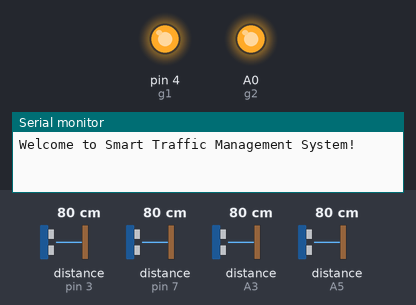
Recording of a sketch running on a simulated Arduino Uno, built with avr-gcc and run on an emulated ATmega328P. Shown: output pins drawn as LEDs (lit = HIGH), the last lines printed to the serial monitor. Wiring (inferred from the names in the program): 2 × ultrasonic range finder: trigger A2, echo A3 / trigger A4, echo A5. The test bench sets the inputs (shaded band); at power-on: distance to the obstacle (sensors on pin 3, pin 7, A3, A5) 80 cm. The echo pulse lasts 58.3 µs per cm; pins used as bus, display or sensor lines are not drawn.

Above: at 0.1 s.
At 4.2 s:
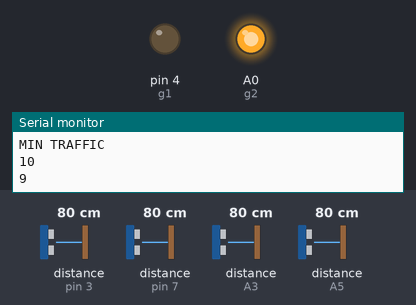
4.3 s: distance to the obstacle (sensor on pin 3) set to 2 cm
At 14.3 s:
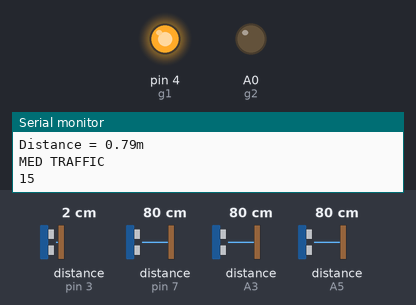
Timing chart, 0 to 15.8 s (numbered marks = the images above; inputs shaded):
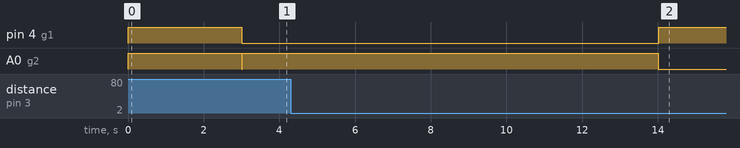

The sketch:

code.ino
```cpp
//  Variable Declarations-
const float r2 = A1, g2 = A0;                                         //  LEDs
const int r1 = 5, g1 = 4;
const int echo1 = 3, trig1 = 2;                                       //  Sensors
const int echo2 = 7, trig2 = 6;
const float echo3 = A3, trig3 = A2;
const float echo4 = A5, trig4 = A4;
bool s1, s2, s3, s4;
bool readSensors(int echo, int trig);
void timer(int t);

void setup() {
  Serial.begin(115200);
  pinMode(echo1, INPUT);
  pinMode(trig1, OUTPUT);
  pinMode(echo2, INPUT);
  pinMode(trig2, OUTPUT);
  pinMode(echo3, INPUT);
  pinMode(trig3, OUTPUT);
  pinMode(echo4, INPUT);
  pinMode(trig4, OUTPUT);
  pinMode(r1, OUTPUT);
  pinMode(g1, OUTPUT);
  pinMode(r2, OUTPUT);
  pinMode(g2, OUTPUT);
  Serial.println("Welcome to Smart Traffic Management System!");
  analogWrite(r1, 255);
  analogWrite(g2, 255);
  analogWrite(r2, 255);
  analogWrite(g1, 255);
  delay(3000);
  analogWrite(r1, 0);
  analogWrite(g2, 0);
  analogWrite(r2, 0);
  analogWrite(g1, 0);
}

void loop() {
//  For Lane 1-
  Serial.println("S3 and S4:");
  s3 = readSensors(echo3, trig3);   //  Read traffic for sig 2
  s4 = readSensors(echo4, trig4);
  analogWrite(r1, 255);             //  Toggle the signals
  analogWrite(g2, 255);
  if(s3 == false && s4 == false){
//    min traffic condition (g2 for 10)
    Serial.println("MIN TRAFFIC");
    timer(10);
  }

  else if(s3 == true && s4 == true){
//    max traffic condition (g2 for 20)
    Serial.println("MAX TRAFFIC");
    timer(20);
  }

  else{
//    med traffic condition (g2 for 15)
    Serial.println("MED TRAFFIC");
    timer(15);
  }
  analogWrite(r1, 0);             //  Toggle the signals
  analogWrite(g2, 0);

//  For Lane 2-
  Serial.println("S1 and S2:  ");
  s1 = readSensors(echo1, trig1);   //  Read traffic for sig 2
  s2 = readSensors(echo2, trig2);
  analogWrite(r2, 255);             //  Toggle the signals
  analogWrite(g1, 255);
  if(s1 == false && s2 == false){
//    min traffic condition (g1 for 10)
    Serial.println("MIN TRAFFIC");
    timer(10);
  }

  else if(s1 == true && s2 == true){
//    max traffic condition (g1 for 20)
    Serial.println("MAX TRAFFIC");
    timer(20);
  }

  else{
//    med traffic condition (g1 for 15)
    Serial.println("MED TRAFFIC");
    timer(15);
  }
  analogWrite(r2, 0);             //  Toggle the signals
  analogWrite(g1, 0);
}


bool readSensors(int echo, int trig){
  double t, d;
  bool temp_sen;
  digitalWrite(trig, LOW);
  delayMicroseconds(2);
  digitalWrite(trig, HIGH);
  delayMicroseconds(10);
  digitalWrite(trig, LOW);
  t = pulseIn(echo, HIGH);
  d = 0.034 * t / 2;  // in cm
  d = d / 100;  // in meters
  Serial.print("Distance = ");
  Serial.print(d);
  Serial.print("m");
  Serial.println();
  if (d >= 0.5)                 //  If distance measured is greater than width of the road, no traffic is present
    temp_sen = false;
  else                         //  If distance measured is less than width of the road, traffic is present
    temp_sen = true;
  return temp_sen;
}

void timer(int t){
  while(t >= 0){
    Serial.println(t);
    delay(1000);
    t--;
  }
}
```
